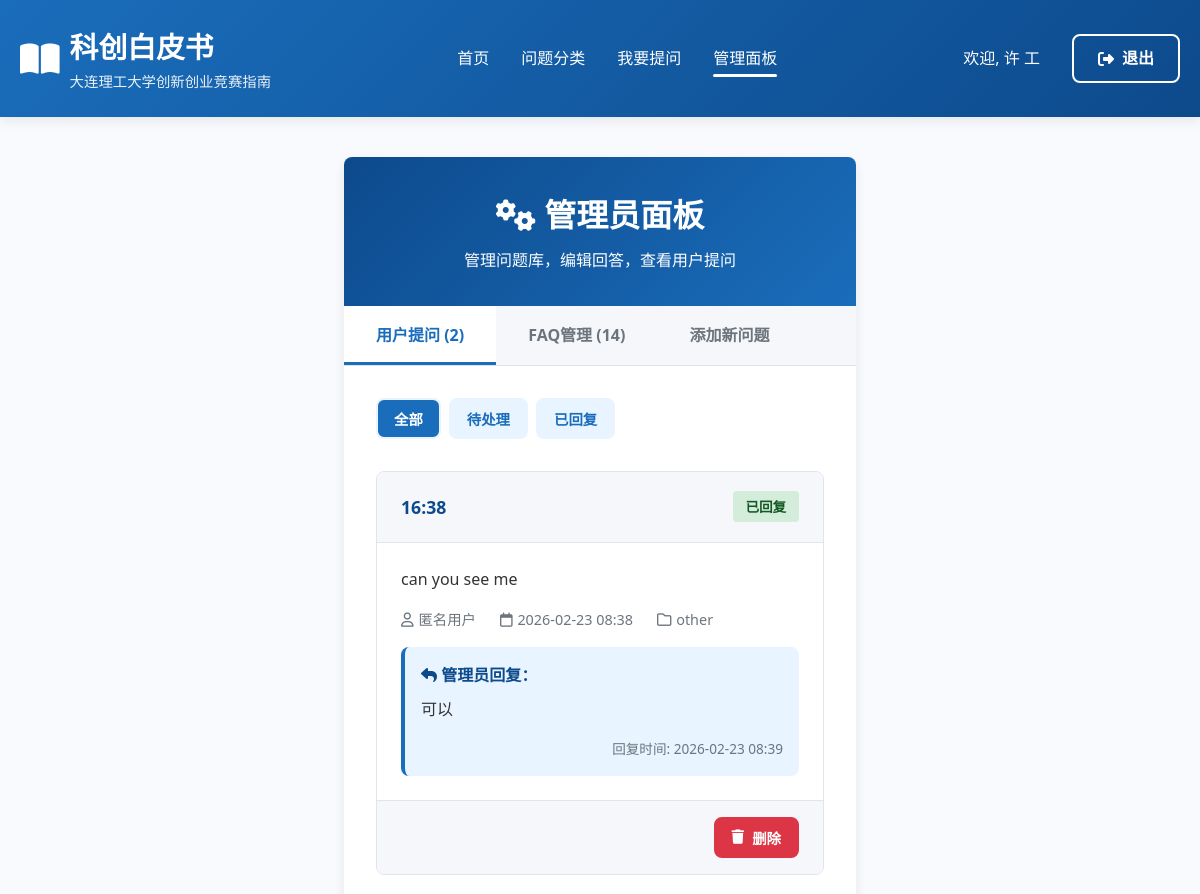
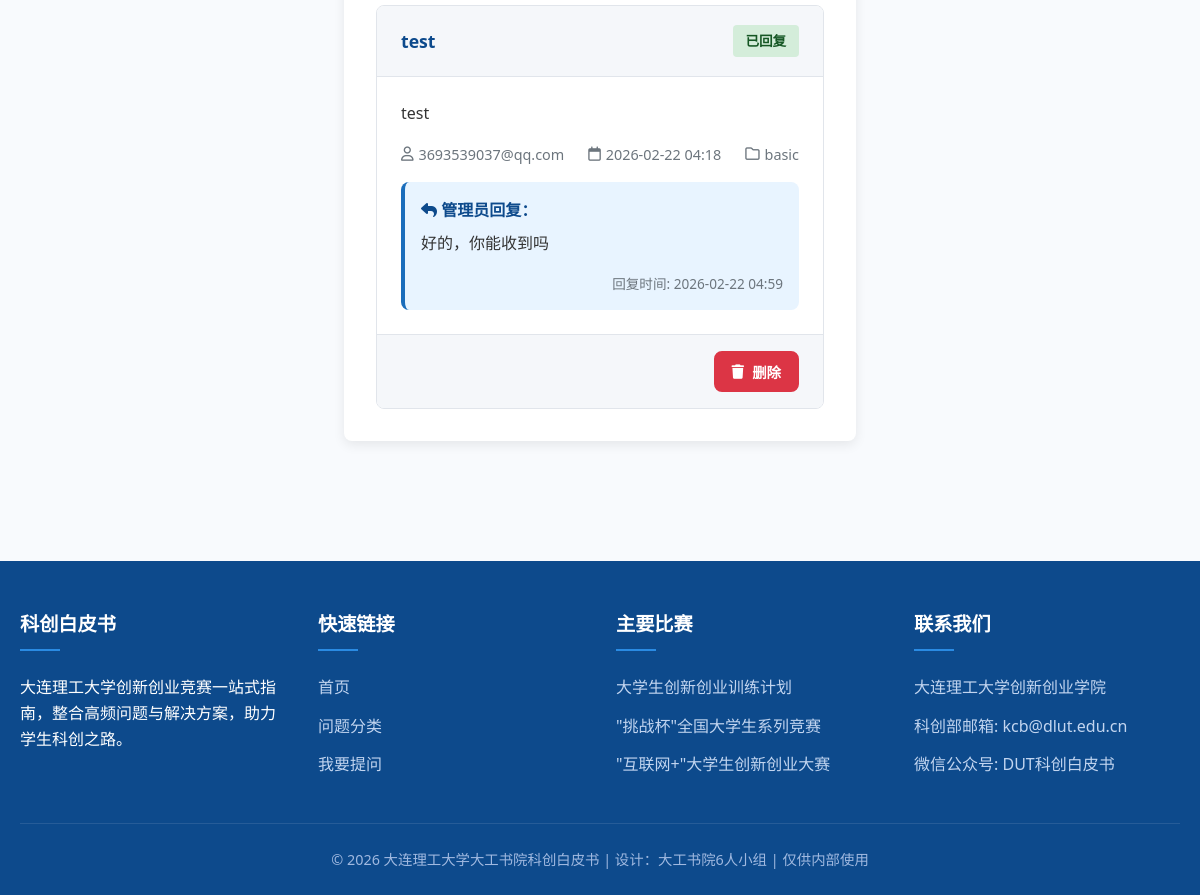
The app's page /admin (signed in) with its own data (2 pictures, top to bottom).
### models.py (models this page shows)
class User(UserMixin, db.Model):
    id = db.Column(db.Integer, primary_key=True)
    username = db.Column(db.String(64), unique=True, nullable=False)
    email = db.Column(db.String(120), unique=True, nullable=False)
    password_hash = db.Column(db.String(256))
    is_admin = db.Column(db.Boolean, default=False)
    created_at = db.Column(db.DateTime, default=datetime.utcnow)

class UserQuestion(db.Model):
    id = db.Column(db.Integer, primary_key=True)
    title = db.Column(db.String(200), nullable=False)
    content = db.Column(db.Text, nullable=False)
    category = db.Column(db.String(50))
    user_id = db.Column(db.Integer, db.ForeignKey('user.id'), nullable=True)
    user_email = db.Column(db.String(120))
    status = db.Column(db.String(20), default='pending')
    answer = db.Column(db.Text)
    admin_id = db.Column(db.Integer, db.ForeignKey('user.id'), nullable=True)
    created_at = db.Column(db.DateTime, default=datetime.utcnow)
    answered_at = db.Column(db.DateTime)
    user = db.relationship('User', foreign_keys=[user_id], backref='submitted_questions')
    admin = db.relationship('User', foreign_keys=[admin_id], backref='answered_questions')

### app.py (the view)
@app.route('/admin')
@login_required
def admin():
    if not current_user.is_admin:
        flash('需要管理员权限', 'error')
        return redirect(url_for('index'))
    user_questions = UserQuestion.query.order_by(UserQuestion.created_at.desc()).all()
    faq_questions = Question.query.order_by(Question.created_at.desc()).all()
    categories = Category.query.all()
    return render_template('admin.html',
                           user_questions=user_questions,
                           faq_questions=faq_questions,
                           categories=categories)

### app.py (called while the page is built)
@login_manager.user_loader
def load_user(user_id):
    return User.query.get(int(user_id))

### templates/admin.html (shortened to what this page needs)
<!DOCTYPE html>
<html lang="zh-CN">
<head>
    <link rel="stylesheet" href="{{ url_for('static', filename='css/style.css') }}">
<link rel="stylesheet" href="https://cdnjs.cloudflare.com/ajax/libs/font-awesome/6.4.2/css/all.min.css"></head>
<body>
    <header>
        <div class="container header-content">
            <div class="logo">
                <a href="{{ url_for('index') }}">
                    <div class="logo-icon">
                        <i class="fas fa-book-open"></i>
                    </div>
                    <div class="logo-text">
                        <h1>科创白皮书</h1>
                        <p>大连理工大学创新创业竞赛指南</p>
                    </div>
                </a>
            </div>
            <ul class="nav-links">
                <li><a href="{{ url_for('index') }}">首页</a></li>
                <li><a href="{{ url_for('categories') }}">问题分类</a></li>
                <li><a href="{{ url_for('ask') }}">我要提问</a></li>
                <li><a href="{{ url_for('admin') }}" class="active">管理面板</a></li>
            </ul>
            <div class="auth-buttons">
                {% if current_user.is_authenticated %}
                    <span class="user-welcome">欢迎, {{ current_user.username }}</span>
                    <a href="{{ url_for('logout') }}" class="btn btn-outline">
                        <i class="fas fa-sign-out-alt"></i>退出
                    </a>
                {% endif %}
            </div>
        </div>
    </header>
    <div class="container main-content">
        <div class="admin-page">
            <div class="admin-header">
                <h2><i class="fas fa-cogs"></i> 管理员面板</h2>
                <p>管理问题库，编辑回答，查看用户提问</p>
            </div>
            <div class="admin-tabs">
                <button class="admin-tab active" data-tab="user-questions">用户提问 ({{ user_questions|length }})</button>
                <button class="admin-tab" data-tab="faq-manage">FAQ管理 ({{ faq_questions|length }})</button>
                <button class="admin-tab" data-tab="add-question">添加新问题</button>
            </div>
            <div class="admin-tab-content active" id="user-questions">
                <div class="admin-controls">
                    <div class="filter-controls">
                        <button class="btn btn-secondary filter-btn active" data-status="all">全部</button>
                        <button class="btn btn-secondary filter-btn" data-status="pending">待处理</button>
                        <button class="btn btn-secondary filter-btn" data-status="answered">已回复</button>
                    </div>
                </div>
                <div class="user-questions-list">
                    {% if user_questions %}
                        {% for question in user_questions %}
                        <div class="user-question-item" data-status="{{ question.status }}" data-id="{{ question.id }}">
                            <div class="user-question-header">
                                <h4>{{ question.title }}</h4>
                                <span class="question-status status-{{ question.status }}">
                                    {% if question.status == 'pending' %}待处理
                                    {% elif question.status == 'answered' %}已回复
                                    {% else %}{{ question.status }}{% endif %}
                                </span>
                            </div>
                            <div class="user-question-content">
                                <p>{{ question.content }}</p>
                                <div class="question-meta">
                                    <span><i class="far fa-user"></i> {{ question.user.email if question.user else '匿名用户' }}</span>
                                    <span><i class="far fa-calendar"></i> {{ question.created_at.strftime('%Y-%m-%d %H:%M') }}</span>
                                    <span><i class="far fa-folder"></i> {{ question.category }}</span>
                                </div>
                                {% if question.answer %}
                                <div class="question-answer">
                                    <h5><i class="fas fa-reply"></i> 管理员回复：</h5>
                                    <p>{{ question.answer }}</p>
                                    <div class="answer-meta">
                                        <span>回复时间: {{ question.answered_at.strftime('%Y-%m-%d %H:%M') if question.answered_at else '未回复' }}</span>
                                    </div>
                                </div>
                                {% endif %}
                            </div>
                            <div class="user-question-actions">
                                <button class="btn btn-danger delete-question-btn" data-id="{{ question.id }}">
                                    <i class="fas fa-trash"></i> 删除
                                </button>
                            </div>
                        </div>
                        {% endfor %}
                    {% else %}
                        <div class="no-data">
                            <p>暂无用户提问</p>
                        </div>
                    {% endif %}
                </div>
            </div>
        </div>
    </div>
    <footer>
        <div class="container">
            <div class="footer-content">
                <div class="footer-section">
                    <h5>科创白皮书</h5>
                    <p>大连理工大学创新创业竞赛一站式指南，整合高频问题与解决方案，助力学生科创之路。</p>
                </div>
                <div class="footer-section">
                    <h5>快速链接</h5>
                    <ul class="footer-links">
                        <li><a href="{{ url_for('index') }}">首页</a></li>
                        <li><a href="{{ url_for('categories') }}">问题分类</a></li>
                        <li><a href="{{ url_for('ask') }}">我要提问</a></li>
                    </ul>
                </div>
                <div class="footer-section">
                    <h5>主要比赛</h5>
                    <ul class="footer-links">
                        <li><a href="#">大学生创新创业训练计划</a></li>
                        <li><a href="#">"挑战杯"全国大学生系列竞赛</a></li>
                        <li><a href="#">"互联网+"大学生创新创业大赛</a></li>
                    </ul>
                </div>
                <div class="footer-section">
                    <h5>联系我们</h5>
                    <ul class="footer-links">
                        <li><a href="#">大连理工大学创新创业学院</a></li>
                        <li><a href="#">科创部邮箱: kcb@dlut.edu.cn</a></li>
                        <li><a href="#">微信公众号: DUT科创白皮书</a></li>
                    </ul>
                </div>
            </div>
            <div class="copyright">
                <p>&copy; 2026 大连理工大学大工书院科创白皮书 | 设计：大工书院6人小组 | 仅供内部使用</p>
            </div>
        </div>
    </footer>
</body>
</html>

### records on screen
User: username "许 工"
UserQuestion: title "16:38", status "已回复", content "can you see me", user "匿名用户", created_at "2026-02-23 08:38", category "other", answer "可以", answered_at "2026-02-23 08:39"
UserQuestion: title "test", status "已回复", content "test", user "3693539037@qq.com", created_at "2026-02-22 04:18", category "basic", answer "好的，你能收到吗", answered_at "2026-02-22 04:59"

### other values on screen
{{ user_questions|length }} "2"
{{ faq_questions|length }} "14"
